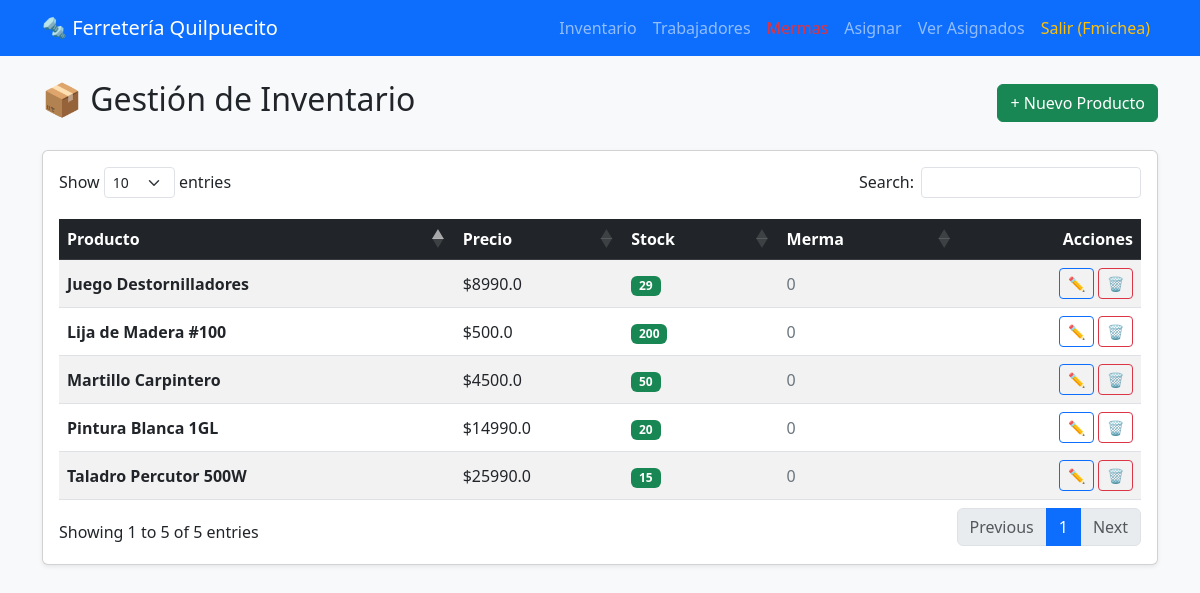
The page /productos (signed in) on the database as committed earlier.
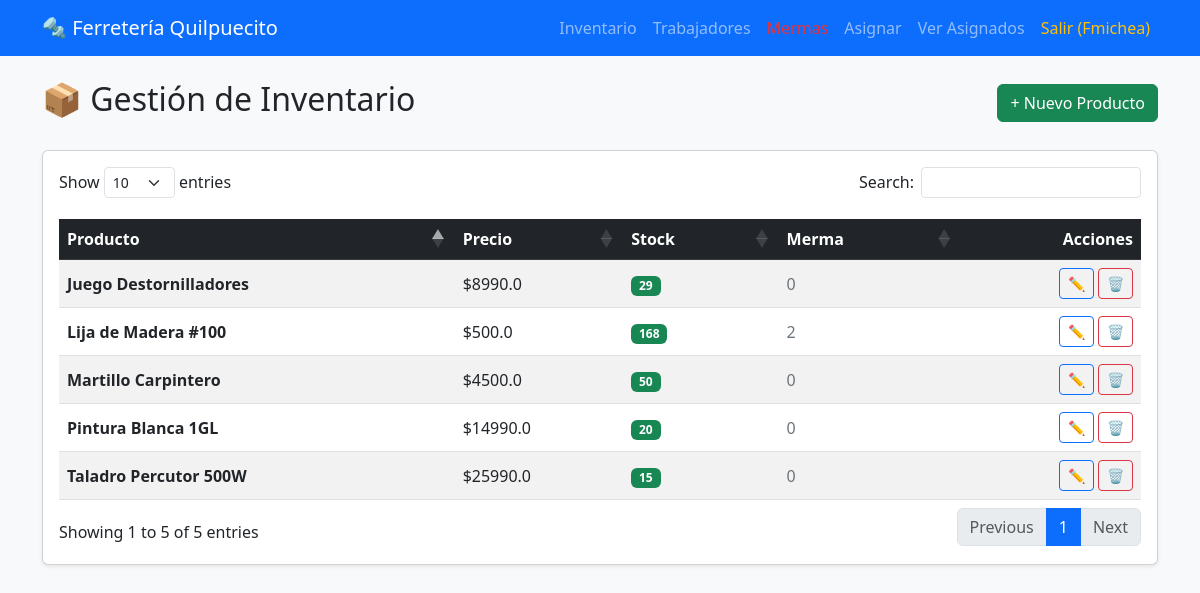
The same page on the database as committed later.
### tables this page shows
CREATE TABLE productos (
    id INTEGER PRIMARY KEY AUTOINCREMENT,
    nombre TEXT NOT NULL,
    cantidad INTEGER NOT NULL,
    precio REAL NOT NULL,
    merma INTEGER DEFAULT 0
);

### app.py (the view)
@app.route('/productos')
@login_required
def productos():
    conn = get_db_connection()
    productos = conn.execute('SELECT * FROM productos').fetchall()
    conn.close()
    return render_template('productos.html', productos=productos)

### app.py (called while the page is built)
def get_db_connection():
    conn = sqlite3.connect('ferreteria.db')
    conn.row_factory = sqlite3.Row
    conn.execute("PRAGMA foreign_keys = ON")
    return conn

def login_required(f):
    @wraps(f)
    def decorated_function(*args, **kwargs):
        if 'user_id' not in session:
            flash('Por favor inicia sesión para acceder.', 'warning')
            return redirect(url_for('login'))
        return f(*args, **kwargs)
    return decorated_function

### templates/productos.html
{% extends 'base.html' %}
{% block content %}
<div class="d-flex justify-content-between align-items-center mb-4">
    <h2>📦 Gestión de Inventario</h2>
    <a href="{{ url_for('agregar_producto') }}" class="btn btn-success">+ Nuevo Producto</a>
</div>
<div class="card shadow-sm">
    <div class="card-body">
        <div class="table-responsive">
            <table class="table table-striped table-hover align-middle">
                <thead class="table-dark">
                    <tr>
                        <th>Producto</th>
                        <th>Precio</th>
                        <th>Stock</th>
                        <th>Merma</th>
                        <th class="text-end">Acciones</th>
                    </tr>
                </thead>
                <tbody>
                    {% for producto in productos %}
                    <tr>
                        <td class="fw-bold">{{ producto['nombre'] }}</td>
                        <td>${{ producto['precio'] }}</td>
                        <td>
                            {% if producto['cantidad'] < 5 %}
                                <span class="badge bg-danger">{{ producto['cantidad'] }} (Bajo)</span>
                            {% else %}
                                <span class="badge bg-success">{{ producto['cantidad'] }}</span>
                            {% endif %}
                        </td>
                        <td class="text-secondary">{{ producto['merma'] }}</td>
                        <td class="text-end">
                            <a href="{{ url_for('editar_producto', id=producto['id']) }}" class="btn btn-sm btn-outline-primary">✏️</a>
                            <a href="{{ url_for('eliminar_producto', id=producto['id']) }}"
                               class="btn btn-sm btn-outline-danger"
                               onclick="return confirm('¿Eliminar {{ producto.nombre }}?');">🗑️</a>
                        </td>
                    </tr>
                    {% endfor %}
                </tbody>
            </table>
        </div>
    </div>
</div>
{% endblock %}

Rows that differ between the two databases and show on the page:
changed productos "Lija de Madera #100": cantidad "200" → "168"; merma "0" → "2"
